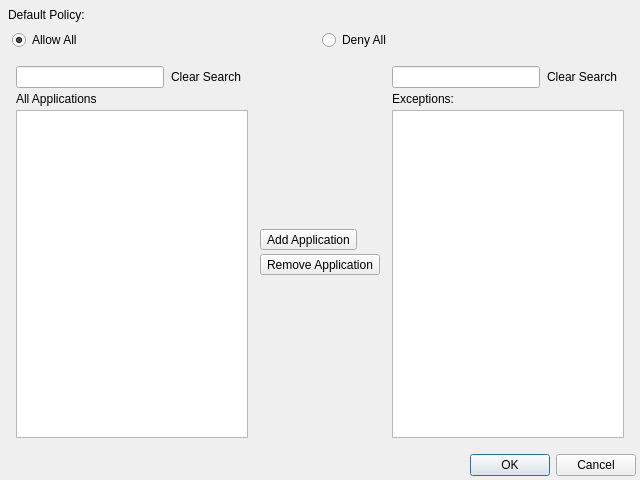
<?xml version="1.0" encoding="UTF-8"?>
<ui version="4.0">
 <class>AppPermissions</class>
 <widget class="QDialog" name="AppPermissions">
  <property name="geometry">
   <rect>
    <x>0</x>
    <y>0</y>
    <width>640</width>
    <height>480</height>
   </rect>
  </property>
  <property name="windowTitle">
   <string>Dialog</string>
  </property>
  <layout class="QVBoxLayout" name="verticalLayout">
   <property name="spacing">
    <number>4</number>
   </property>
   <property name="margin">
    <number>4</number>
   </property>
   <item>
    <widget class="QWidget" name="mainWidget" native="true">
     <layout class="QVBoxLayout" name="verticalLayout_2">
      <property name="spacing">
       <number>4</number>
      </property>
      <property name="margin">
       <number>4</number>
      </property>
      <item>
       <widget class="QLabel" name="optionsLabel">
        <property name="text">
         <string>Default Policy:</string>
        </property>
       </widget>
      </item>
      <item>
       <widget class="QWidget" name="policyWidget" native="true">
        <layout class="QHBoxLayout" name="horizontalLayout">
         <property name="spacing">
          <number>4</number>
         </property>
         <property name="margin">
          <number>4</number>
         </property>
         <item>
          <widget class="QRadioButton" name="allowRadio">
           <property name="text">
            <string>Allow All</string>
           </property>
           <property name="checked">
            <bool>true</bool>
           </property>
          </widget>
         </item>
         <item>
          <widget class="QRadioButton" name="denyRadio">
           <property name="text">
            <string>Deny All</string>
           </property>
           <property name="checked">
            <bool>false</bool>
           </property>
          </widget>
         </item>
        </layout>
       </widget>
      </item>
      <item>
       <widget class="QWidget" name="listsWidget" native="true">
        <layout class="QHBoxLayout" name="horizontalLayout_2">
         <property name="spacing">
          <number>4</number>
         </property>
         <property name="margin">
          <number>4</number>
         </property>
         <item>
          <widget class="QWidget" name="allListWid" native="true">
           <layout class="QVBoxLayout" name="verticalLayout_3">
            <property name="spacing">
             <number>4</number>
            </property>
            <property name="margin">
             <number>4</number>
            </property>
            <item>
             <widget class="QWidget" name="allSearchWid" native="true">
              <layout class="QHBoxLayout" name="horizontalLayout_3">
               <property name="spacing">
                <number>0</number>
               </property>
               <property name="margin">
                <number>0</number>
               </property>
               <item>
                <widget class="QLineEdit" name="allSearchLine"/>
               </item>
               <item>
                <widget class="QToolButton" name="allSearchClearButton">
                 <property name="toolTip">
                  <string>Clear Search</string>
                 </property>
                 <property name="statusTip">
                  <string>Clear Search</string>
                 </property>
                 <property name="whatsThis">
                  <string>Clear Search</string>
                 </property>
                 <property name="text">
                  <string>Clear Search</string>
                 </property>
                 <property name="icon">
                  <iconset resource="icons/app_icons.qrc">
                   <normaloff>:/icons/clear-edit.png</normaloff>:/icons/clear-edit.png</iconset>
                 </property>
                 <property name="autoRaise">
                  <bool>true</bool>
                 </property>
                </widget>
               </item>
              </layout>
             </widget>
            </item>
            <item>
             <widget class="QLabel" name="allLabel">
              <property name="text">
               <string>All Applications</string>
              </property>
             </widget>
            </item>
            <item>
             <widget class="QListWidget" name="allAppsList">
              <property name="dragEnabled">
               <bool>true</bool>
              </property>
              <property name="dragDropMode">
               <enum>QAbstractItemView::DragDrop</enum>
              </property>
              <property name="selectionMode">
               <enum>QAbstractItemView::ExtendedSelection</enum>
              </property>
              <property name="sortingEnabled">
               <bool>true</bool>
              </property>
             </widget>
            </item>
           </layout>
          </widget>
         </item>
         <item>
          <widget class="QWidget" name="actionsWid" native="true">
           <layout class="QVBoxLayout" name="verticalLayout_5">
            <property name="spacing">
             <number>4</number>
            </property>
            <property name="margin">
             <number>4</number>
            </property>
            <item>
             <spacer name="verticalSpacer">
              <property name="orientation">
               <enum>Qt::Vertical</enum>
              </property>
              <property name="sizeHint" stdset="0">
               <size>
                <width>20</width>
                <height>40</height>
               </size>
              </property>
             </spacer>
            </item>
            <item>
             <widget class="QToolButton" name="addButton">
              <property name="text">
               <string>Add Application</string>
              </property>
              <property name="icon">
               <iconset resource="icons/app_icons.qrc">
                <normaloff>:/icons/arrow-right-double.png</normaloff>:/icons/arrow-right-double.png</iconset>
              </property>
              <property name="iconSize">
               <size>
                <width>22</width>
                <height>22</height>
               </size>
              </property>
             </widget>
            </item>
            <item>
             <widget class="QToolButton" name="delButton">
              <property name="text">
               <string>Remove Application</string>
              </property>
              <property name="icon">
               <iconset resource="icons/app_icons.qrc">
                <normaloff>:/icons/arrow-left-double.png</normaloff>:/icons/arrow-left-double.png</iconset>
              </property>
              <property name="iconSize">
               <size>
                <width>22</width>
                <height>22</height>
               </size>
              </property>
             </widget>
            </item>
            <item>
             <spacer name="verticalSpacer_2">
              <property name="orientation">
               <enum>Qt::Vertical</enum>
              </property>
              <property name="sizeHint" stdset="0">
               <size>
                <width>20</width>
                <height>40</height>
               </size>
              </property>
             </spacer>
            </item>
           </layout>
          </widget>
         </item>
         <item>
          <widget class="QWidget" name="selectedWid" native="true">
           <layout class="QVBoxLayout" name="verticalLayout_4">
            <property name="spacing">
             <number>4</number>
            </property>
            <property name="margin">
             <number>4</number>
            </property>
            <item>
             <widget class="QWidget" name="selectedSearchWid" native="true">
              <layout class="QHBoxLayout" name="horizontalLayout_4">
               <property name="spacing">
                <number>0</number>
               </property>
               <property name="margin">
                <number>0</number>
               </property>
               <item>
                <widget class="QLineEdit" name="selectedSearchLine"/>
               </item>
               <item>
                <widget class="QToolButton" name="selectedSearchClearButton">
                 <property name="toolTip">
                  <string>Clear Search</string>
                 </property>
                 <property name="statusTip">
                  <string>Clear Search</string>
                 </property>
                 <property name="whatsThis">
                  <string>Clear Search</string>
                 </property>
                 <property name="text">
                  <string>Clear Search</string>
                 </property>
                 <property name="icon">
                  <iconset resource="icons/app_icons.qrc">
                   <normaloff>:/icons/clear-edit.png</normaloff>:/icons/clear-edit.png</iconset>
                 </property>
                 <property name="autoRaise">
                  <bool>true</bool>
                 </property>
                </widget>
               </item>
              </layout>
             </widget>
            </item>
            <item>
             <widget class="QLabel" name="selectedLabel">
              <property name="text">
               <string>Exceptions:</string>
              </property>
             </widget>
            </item>
            <item>
             <widget class="QListWidget" name="selectedAppsList">
              <property name="dragEnabled">
               <bool>true</bool>
              </property>
              <property name="dragDropMode">
               <enum>QAbstractItemView::DragDrop</enum>
              </property>
              <property name="selectionMode">
               <enum>QAbstractItemView::ExtendedSelection</enum>
              </property>
              <property name="sortingEnabled">
               <bool>true</bool>
              </property>
             </widget>
            </item>
           </layout>
          </widget>
         </item>
        </layout>
       </widget>
      </item>
     </layout>
    </widget>
   </item>
   <item>
    <widget class="QDialogButtonBox" name="buttonBox">
     <property name="orientation">
      <enum>Qt::Horizontal</enum>
     </property>
     <property name="standardButtons">
      <set>QDialogButtonBox::Cancel|QDialogButtonBox::Ok</set>
     </property>
    </widget>
   </item>
  </layout>
 </widget>
 <resources>
  <include location="icons/app_icons.qrc"/>
 </resources>
 <connections>
  <connection>
   <sender>buttonBox</sender>
   <signal>accepted()</signal>
   <receiver>AppPermissions</receiver>
   <slot>accept()</slot>
   <hints>
    <hint type="sourcelabel">
     <x>242</x>
     <y>450</y>
    </hint>
    <hint type="destinationlabel">
     <x>157</x>
     <y>274</y>
    </hint>
   </hints>
  </connection>
  <connection>
   <sender>buttonBox</sender>
   <signal>rejected()</signal>
   <receiver>AppPermissions</receiver>
   <slot>reject()</slot>
   <hints>
    <hint type="sourcelabel">
     <x>310</x>
     <y>450</y>
    </hint>
    <hint type="destinationlabel">
     <x>286</x>
     <y>274</y>
    </hint>
   </hints>
  </connection>
  <connection>
   <sender>allSearchClearButton</sender>
   <signal>clicked()</signal>
   <receiver>allSearchLine</receiver>
   <slot>clear()</slot>
   <hints>
    <hint type="sourcelabel">
     <x>275</x>
     <y>78</y>
    </hint>
    <hint type="destinationlabel">
     <x>240</x>
     <y>78</y>
    </hint>
   </hints>
  </connection>
  <connection>
   <sender>selectedSearchClearButton</sender>
   <signal>clicked()</signal>
   <receiver>selectedSearchLine</receiver>
   <slot>clear()</slot>
   <hints>
    <hint type="sourcelabel">
     <x>604</x>
     <y>79</y>
    </hint>
    <hint type="destinationlabel">
     <x>586</x>
     <y>78</y>
    </hint>
   </hints>
  </connection>
  <connection>
   <sender>allSearchLine</sender>
   <signal>textChanged(QString)</signal>
   <receiver>AppPermissions</receiver>
   <slot>allSearch()</slot>
   <hints>
    <hint type="sourcelabel">
     <x>89</x>
     <y>71</y>
    </hint>
    <hint type="destinationlabel">
     <x>115</x>
     <y>-3</y>
    </hint>
   </hints>
  </connection>
  <connection>
   <sender>addButton</sender>
   <signal>clicked()</signal>
   <receiver>AppPermissions</receiver>
   <slot>addSelected()</slot>
   <hints>
    <hint type="sourcelabel">
     <x>321</x>
     <y>234</y>
    </hint>
    <hint type="destinationlabel">
     <x>641</x>
     <y>206</y>
    </hint>
   </hints>
  </connection>
  <connection>
   <sender>delButton</sender>
   <signal>clicked()</signal>
   <receiver>AppPermissions</receiver>
   <slot>removeSelected()</slot>
   <hints>
    <hint type="sourcelabel">
     <x>304</x>
     <y>262</y>
    </hint>
    <hint type="destinationlabel">
     <x>-3</x>
     <y>258</y>
    </hint>
   </hints>
  </connection>
  <connection>
   <sender>selectedSearchLine</sender>
   <signal>textChanged(QString)</signal>
   <receiver>AppPermissions</receiver>
   <slot>selectedSearch()</slot>
   <hints>
    <hint type="sourcelabel">
     <x>502</x>
     <y>78</y>
    </hint>
    <hint type="destinationlabel">
     <x>529</x>
     <y>-9</y>
    </hint>
   </hints>
  </connection>
  <connection>
   <sender>allowRadio</sender>
   <signal>clicked()</signal>
   <receiver>AppPermissions</receiver>
   <slot>setPolicy()</slot>
   <hints>
    <hint type="sourcelabel">
     <x>192</x>
     <y>40</y>
    </hint>
    <hint type="destinationlabel">
     <x>284</x>
     <y>-6</y>
    </hint>
   </hints>
  </connection>
  <connection>
   <sender>denyRadio</sender>
   <signal>clicked()</signal>
   <receiver>AppPermissions</receiver>
   <slot>setPolicy()</slot>
   <hints>
    <hint type="sourcelabel">
     <x>379</x>
     <y>34</y>
    </hint>
    <hint type="destinationlabel">
     <x>358</x>
     <y>-1</y>
    </hint>
   </hints>
  </connection>
 </connections>
 <slots>
  <slot>allSearch()</slot>
  <slot>addSelected()</slot>
  <slot>removeSelected()</slot>
  <slot>selectedSearch()</slot>
  <slot>setPolicy()</slot>
 </slots>
</ui>
